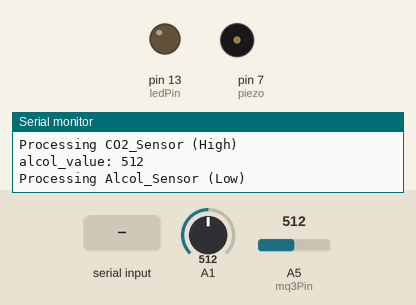
A sketch run on a simulated Arduino Uno, built with avr-gcc and run on an emulated ATmega328P. On the bench: output pins drawn as LEDs (lit = HIGH), buzzer (waves = sounding), the last lines printed to the serial monitor. Inputs (shaded band) come from the test bench; at power-on: A1 = 512, A5 (mq3Pin) = 512.

Above: at 3.3 s.
3.4 s: "SLEEP_TRUE\n" received over Serial
At 6.1 s:
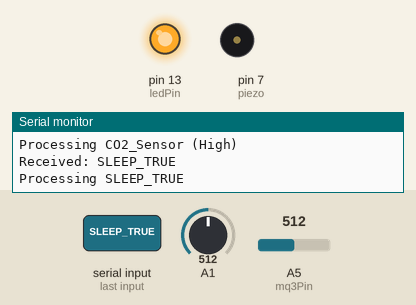
6.9 s: A1 set to 129
10.4 s: A1 set to 110
At 10.6 s:
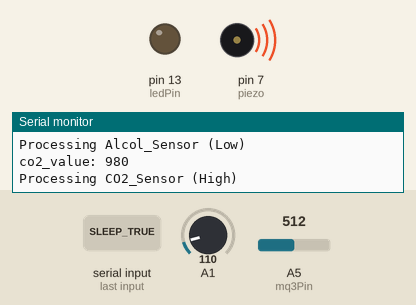
17.9 s: A5 (mq3Pin) set to 592
19.6 s: A5 (mq3Pin) set to 616
At 22.7 s:
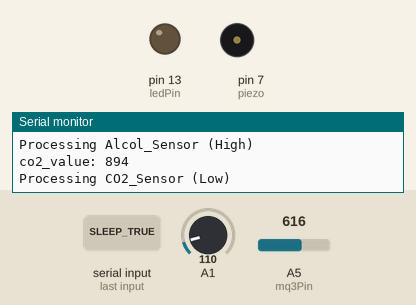
25.8 s: A5 (mq3Pin) set to 590
At 26.4 s:
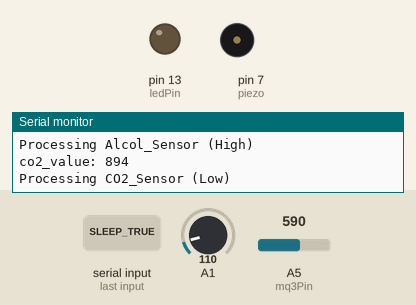
Timing chart, 0 to 28.3 s (numbered marks = the images above; inputs shaded):
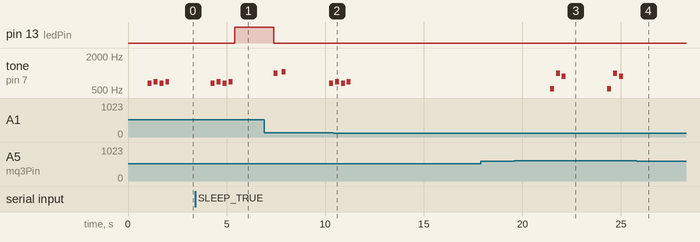

Measured:
- the behaviour switches between 116 and 115 on A1 (found by bisection; images 1 and 2)
- the behaviour switches between 599 and 600 on A5 (mq3Pin) (found by bisection; images 2 and 3)
- after the input at 3.4 s, pin 13 (ledPin): LOW → HIGH after 2.0 s
- after the input at 10.4 s, tone on pin 7 (piezo): goes on until 11.3 s, then stays silent
- after the input at 19.6 s, tone on pin 7 (piezo): plays 523 Hz for 0.20 s, 988 Hz for 0.20 s, 880 Hz for 0.20 s, 523 Hz for 0.20 s, 988 Hz for 0.20 s, 880 Hz for 0.20 s, starting after 1.8 s
- after the input at 25.8 s, tone on pin 7 (piezo): stops changing and stays silent
- by itself, tone on pin 7 (piezo): plays 988 Hz for 0.20 s, 1046 Hz for 0.20 s, 659 Hz for 0.19 s

The sketch:

use_this_code.ino
```cpp
#include <Wire.h>
#include <LiquidCrystal.h>

const int ledPin = LED_BUILTIN;  // 아두이노 내장 LED 핀 번호
const int mq3Pin = A5;           // MQ-3 센서핀을 아두이노 보드의 A5 핀으로 설정
const int piezo = 7;             // Piezo 부저 핀 번호

void Alcol_Sensor();
void CO2_Sensor();
void Sleep_Sensor();

void setup() {
  pinMode(ledPin, OUTPUT);  // LED 핀을 출력으로 설정
  Serial.begin(9600);       // 시리얼 통신 시작
  Serial.println("Arduino ready");  // 아두이노가 준비되었음을 알림
}

void loop() {
  Alcol_Sensor();
  CO2_Sensor();
  Sleep_Sensor();
  delay(1000);  // 1초 대기
}

void Sleep_Sensor() {
  if (Serial.available() > 0) {
    String input = Serial.readStringUntil('\n');  // 시리얼 입력을 읽음
    input.trim();  // 입력 문자열의 앞뒤 공백 제거

    Serial.print("Received: ");  // 디버그 메시지 추가
    Serial.println(input);

    if (input == "SLEEP_TRUE") {
      Serial.println("Processing SLEEP_TRUE");  // 디버그 메시지
      digitalWrite(ledPin, HIGH);  // LED 켜기
      delay(2000);                 // 2초 동안 대기
      digitalWrite(ledPin, LOW);   // LED 끄기
      Sound_Shi5(0.2);
      delay(200);
      Sound_Do6(0.2);
      delay(200);

      // 처리 후 입력 문자열 초기화
      input = "";
    }
  }
}

void Alcol_Sensor() {
  int alcol_val = analogRead(mq3Pin);
  Serial.print("alcol_value: ");
  Serial.println(alcol_val);   // MQ-3 센서 출력값을 시리얼 모니터로 출력

  if(alcol_val >= 600) {  // 센서 값이 700 이상이면
    Serial.println("Processing Alcol_Sensor (High)");
    Sound_Do5(0.2);
    delay(100);
    Sound_Shi5(0.2);
    delay(100);
    Sound_La5(0.2);
    delay(100);
  }
  else{  // 센서 값이 200 미만이면
    Serial.println("Processing Alcol_Sensor (Low)");
    delay(1000);
  }
}

void CO2_Sensor() {
  int co2_val = analogRead(A1);
  int co2ppm = map(co2_val, 0, 1023, 400, 5000); // map(value, fromLow, fromHigh, toLow, toHigh)

  Serial.print("co2_value: ");
  Serial.println(co2ppm);

  if(co2ppm > 920) {
    Serial.println("Processing CO2_Sensor (High)");
    Sound_Mi5(0.2);
    delay(100);
    Sound_Pa5(0.2);
    delay(100);
    Sound_Mi5(0.2);
    delay(100);
    Sound_Pa5(0.2);
    delay(100);
  } else{
    Serial.println("Processing CO2_Sensor (Low)");
    delay(1000);
  }
}

// 부저의 소리를 담당하는 함수
void Sound_Do5(double sec) {
  tone(piezo, 523); // 5옥타브 도
  delay(1000 * sec);
  noTone(piezo);
}

void Sound_Re5(double sec) {
  tone(piezo, 587); // 레
  delay(1000 * sec);
  noTone(piezo);
}

void Sound_Mi5(double sec) {
  tone(piezo, 659); // 미
  delay(1000 * sec);
  noTone(piezo);
}

void Sound_Pa5(double sec) {
  tone(piezo, 698); // 파
  delay(1000 * sec);
  noTone(piezo);
}

void Sound_Sol5(double sec) {
  tone(piezo, 784); // 솔
  delay(1000 * sec);
  noTone(piezo);
}

void Sound_La5(double sec) {
  tone(piezo, 880); // 라
  delay(1000 * sec);
  noTone(piezo);
}

void Sound_Shi5(double sec) {
  tone(piezo, 988); // 시
  delay(1000 * sec);
  noTone(piezo);
}

void Sound_Do6(double sec) {
  tone(piezo, 1046); // 6옥타브 도
  delay(1000 * sec);
  noTone(piezo);
}
```
